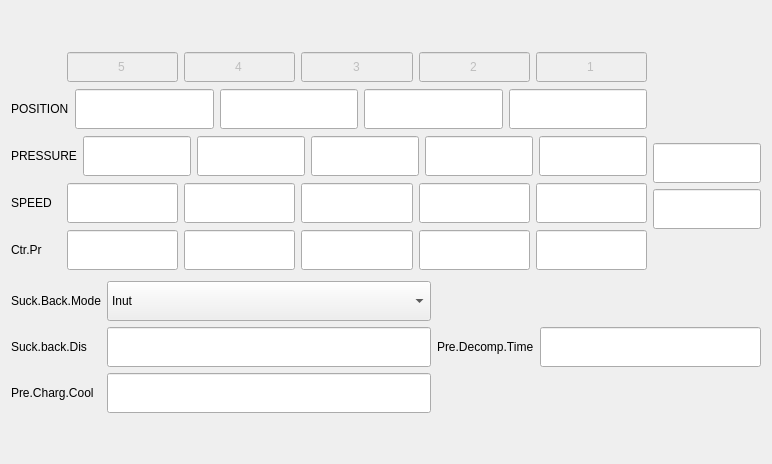
                  <widget class="QWidget" name="tab_17">
                   <attribute name="title">
                    <string>A</string>
                   </attribute>
                   <layout class="QVBoxLayout" name="verticalLayout_47">
                    <item>
                     <spacer name="verticalSpacer_28">
                      <property name="orientation">
                       <enum>Qt::Vertical</enum>
                      </property>
                      <property name="sizeHint" stdset="0">
                       <size>
                        <width>20</width>
                        <height>40</height>
                       </size>
                      </property>
                     </spacer>
                    </item>
                    <item>
                     <layout class="QHBoxLayout" name="horizontalLayout_85">
                      <item>
                       <layout class="QVBoxLayout" name="verticalLayout_43">
                        <item>
                         <layout class="QHBoxLayout" name="horizontalLayout_86">
                          <item>
                           <widget class="QLabel" name="label_80">
                            <property name="minimumSize">
                             <size>
                              <width>50</width>
                              <height>0</height>
                             </size>
                            </property>
                            <property name="text">
                             <string/>
                            </property>
                           </widget>
                          </item>
                          <item>
                           <widget class="QLineEdit" name="lineEdit_242">
                            <property name="enabled">
                             <bool>false</bool>
                            </property>
                            <property name="minimumSize">
                             <size>
                              <width>40</width>
                              <height>30</height>
                             </size>
                            </property>
                            <property name="text">
                             <string>5</string>
                            </property>
                            <property name="alignment">
                             <set>Qt::AlignCenter</set>
                            </property>
                            <property name="placeholderText">
                             <string/>
                            </property>
                           </widget>
                          </item>
                          <item>
                           <widget class="QLineEdit" name="lineEdit_243">
                            <property name="enabled">
                             <bool>false</bool>
                            </property>
                            <property name="minimumSize">
                             <size>
                              <width>40</width>
                              <height>30</height>
                             </size>
                            </property>
                            <property name="text">
                             <string>4</string>
                            </property>
                            <property name="alignment">
                             <set>Qt::AlignCenter</set>
                            </property>
                            <property name="placeholderText">
                             <string/>
                            </property>
                           </widget>
                          </item>
                          <item>
                           <widget class="QLineEdit" name="lineEdit_250">
                            <property name="enabled">
                             <bool>false</bool>
                            </property>
                            <property name="minimumSize">
                             <size>
                              <width>40</width>
                              <height>30</height>
                             </size>
                            </property>
                            <property name="text">
                             <string>3</string>
                            </property>
                            <property name="alignment">
                             <set>Qt::AlignCenter</set>
                            </property>
                            <property name="placeholderText">
                             <string/>
                            </property>
                           </widget>
                          </item>
                          <item>
                           <widget class="QLineEdit" name="lineEdit_251">
                            <property name="enabled">
                             <bool>false</bool>
                            </property>
                            <property name="minimumSize">
                             <size>
                              <width>40</width>
                              <height>30</height>
                             </size>
                            </property>
                            <property name="text">
                             <string>2</string>
                            </property>
                            <property name="alignment">
                             <set>Qt::AlignCenter</set>
                            </property>
                            <property name="placeholderText">
                             <string/>
                            </property>
                           </widget>
                          </item>
                          <item>
                           <widget class="QLineEdit" name="lineEdit_252">
                            <property name="enabled">
                             <bool>false</bool>
                            </property>
                            <property name="minimumSize">
                             <size>
                              <width>40</width>
                              <height>30</height>
                             </size>
                            </property>
                            <property name="text">
                             <string>1</string>
                            </property>
                            <property name="alignment">
                             <set>Qt::AlignCenter</set>
                            </property>
                            <property name="placeholderText">
                             <string/>
                            </property>
                           </widget>
                          </item>
                         </layout>
                        </item>
                        <item>
                         <layout class="QHBoxLayout" name="horizontalLayout_87">
                          <item>
                           <widget class="QLabel" name="label_83">
                            <property name="minimumSize">
                             <size>
                              <width>50</width>
                              <height>0</height>
                             </size>
                            </property>
                            <property name="text">
                             <string>POSITION</string>
                            </property>
                           </widget>
                          </item>
                          <item>
                           <widget class="QLineEdit" name="lineEdit_253">
                            <property name="minimumSize">
                             <size>
                              <width>40</width>
                              <height>40</height>
                             </size>
                            </property>
                            <property name="alignment">
                             <set>Qt::AlignCenter</set>
                            </property>
                            <property name="placeholderText">
                             <string/>
                            </property>
                           </widget>
                          </item>
                          <item>
                           <widget class="QLineEdit" name="lineEdit_254">
                            <property name="minimumSize">
                             <size>
                              <width>40</width>
                              <height>40</height>
                             </size>
                            </property>
                            <property name="alignment">
                             <set>Qt::AlignCenter</set>
                            </property>
                            <property name="placeholderText">
                             <string/>
                            </property>
                           </widget>
                          </item>
                          <item>
                           <widget class="QLineEdit" name="lineEdit_255">
                            <property name="minimumSize">
                             <size>
                              <width>40</width>
                              <height>40</height>
                             </size>
                            </property>
                            <property name="alignment">
                             <set>Qt::AlignCenter</set>
                            </property>
                            <property name="placeholderText">
                             <string/>
                            </property>
                           </widget>
                          </item>
                          <item>
                           <widget class="QLineEdit" name="lineEdit_256">
                            <property name="minimumSize">
                             <size>
                              <width>40</width>
                              <height>40</height>
                             </size>
                            </property>
                            <property name="alignment">
                             <set>Qt::AlignCenter</set>
                            </property>
                            <property name="placeholderText">
                             <string/>
                            </property>
                           </widget>
                          </item>
                         </layout>
                        </item>
                        <item>
                         <layout class="QHBoxLayout" name="horizontalLayout_88">
                          <item>
                           <widget class="QLabel" name="label_85">
                            <property name="minimumSize">
                             <size>
                              <width>50</width>
                              <height>0</height>
                             </size>
                            </property>
                            <property name="text">
                             <string>PRESSURE</string>
                            </property>
                           </widget>
                          </item>
                          <item>
                           <widget class="QLineEdit" name="lineEdit_257">
                            <property name="minimumSize">
                             <size>
                              <width>40</width>
                              <height>40</height>
                             </size>
                            </property>
                            <property name="alignment">
                             <set>Qt::AlignCenter</set>
                            </property>
                            <property name="placeholderText">
                             <string/>
                            </property>
                           </widget>
                          </item>
                          <item>
                           <widget class="QLineEdit" name="lineEdit_258">
                            <property name="minimumSize">
                             <size>
                              <width>40</width>
                              <height>40</height>
                             </size>
                            </property>
                            <property name="alignment">
                             <set>Qt::AlignCenter</set>
                            </property>
                            <property name="placeholderText">
                             <string/>
                            </property>
                           </widget>
                          </item>
                          <item>
                           <widget class="QLineEdit" name="lineEdit_259">
                            <property name="minimumSize">
                             <size>
                              <width>40</width>
                              <height>40</height>
                             </size>
                            </property>
                            <property name="alignment">
                             <set>Qt::AlignCenter</set>
                            </property>
                            <property name="placeholderText">
                             <string/>
                            </property>
                           </widget>
                          </item>
                          <item>
                           <widget class="QLineEdit" name="lineEdit_260">
                            <property name="minimumSize">
                             <size>
                              <width>40</width>
                              <height>40</height>
                             </size>
                            </property>
                            <property name="alignment">
                             <set>Qt::AlignCenter</set>
                            </property>
                            <property name="placeholderText">
                             <string/>
                            </property>
                           </widget>
                          </item>
                          <item>
                           <widget class="QLineEdit" name="lineEdit_261">
                            <property name="minimumSize">
                             <size>
                              <width>40</width>
                              <height>40</height>
                             </size>
                            </property>
                            <property name="alignment">
                             <set>Qt::AlignCenter</set>
                            </property>
                            <property name="placeholderText">
                             <string/>
                            </property>
                           </widget>
                          </item>
                         </layout>
                        </item>
                        <item>
                         <layout class="QHBoxLayout" name="horizontalLayout_89">
                          <item>
                           <widget class="QLabel" name="label_86">
                            <property name="minimumSize">
                             <size>
                              <width>50</width>
                              <height>0</height>
                             </size>
                            </property>
                            <property name="text">
                             <string>SPEED</string>
                            </property>
                           </widget>
                          </item>
                          <item>
                           <widget class="QLineEdit" name="lineEdit_262">
                            <property name="minimumSize">
                             <size>
                              <width>40</width>
                              <height>40</height>
                             </size>
                            </property>
                            <property name="alignment">
                             <set>Qt::AlignCenter</set>
                            </property>
                            <property name="placeholderText">
                             <string/>
                            </property>
                           </widget>
                          </item>
                          <item>
                           <widget class="QLineEdit" name="lineEdit_263">
                            <property name="minimumSize">
                             <size>
                              <width>40</width>
                              <height>40</height>
                             </size>
                            </property>
                            <property name="alignment">
                             <set>Qt::AlignCenter</set>
                            </property>
                            <property name="placeholderText">
                             <string/>
                            </property>
                           </widget>
                          </item>
                          <item>
                           <widget class="QLineEdit" name="lineEdit_264">
                            <property name="minimumSize">
                             <size>
                              <width>40</width>
                              <height>40</height>
                             </size>
                            </property>
                            <property name="alignment">
                             <set>Qt::AlignCenter</set>
                            </property>
                            <property name="placeholderText">
                             <string/>
                            </property>
                           </widget>
                          </item>
                          <item>
                           <widget class="QLineEdit" name="lineEdit_265">
                            <property name="minimumSize">
                             <size>
                              <width>40</width>
                              <height>40</height>
                             </size>
                            </property>
                            <property name="alignment">
                             <set>Qt::AlignCenter</set>
                            </property>
                            <property name="placeholderText">
                             <string/>
                            </property>
                           </widget>
                          </item>
                          <item>
                           <widget class="QLineEdit" name="lineEdit_266">
                            <property name="minimumSize">
                             <size>
                              <width>40</width>
                              <height>40</height>
                             </size>
                            </property>
                            <property name="alignment">
                             <set>Qt::AlignCenter</set>
                            </property>
                            <property name="placeholderText">
                             <string/>
                            </property>
                           </widget>
                          </item>
                         </layout>
                        </item>
                        <item>
                         <layout class="QHBoxLayout" name="horizontalLayout_90">
                          <item>
                           <widget class="QLabel" name="label_87">
                            <property name="minimumSize">
                             <size>
                              <width>50</width>
                              <height>0</height>
                             </size>
                            </property>
                            <property name="text">
                             <string>Ctr.Pr</string>
                            </property>
                           </widget>
                          </item>
                          <item>
                           <widget class="QLineEdit" name="lineEdit_267">
                            <property name="minimumSize">
                             <size>
                              <width>40</width>
                              <height>40</height>
                             </size>
                            </property>
                            <property name="alignment">
                             <set>Qt::AlignCenter</set>
                            </property>
                            <property name="placeholderText">
                             <string/>
                            </property>
                           </widget>
                          </item>
                          <item>
                           <widget class="QLineEdit" name="lineEdit_268">
                            <property name="minimumSize">
                             <size>
                              <width>40</width>
                              <height>40</height>
                             </size>
                            </property>
                            <property name="alignment">
                             <set>Qt::AlignCenter</set>
                            </property>
                            <property name="placeholderText">
                             <string/>
                            </property>
                           </widget>
                          </item>
                          <item>
                           <widget class="QLineEdit" name="lineEdit_269">
                            <property name="minimumSize">
                             <size>
                              <width>40</width>
                              <height>40</height>
                             </size>
                            </property>
                            <property name="alignment">
                             <set>Qt::AlignCenter</set>
                            </property>
                            <property name="placeholderText">
                             <string/>
                            </property>
                           </widget>
                          </item>
                          <item>
                           <widget class="QLineEdit" name="lineEdit_270">
                            <property name="minimumSize">
                             <size>
                              <width>40</width>
                              <height>40</height>
                             </size>
                            </property>
                            <property name="alignment">
                             <set>Qt::AlignCenter</set>
                            </property>
                            <property name="placeholderText">
                             <string/>
                            </property>
                           </widget>
                          </item>
                          <item>
                           <widget class="QLineEdit" name="lineEdit_271">
                            <property name="minimumSize">
                             <size>
                              <width>40</width>
                              <height>40</height>
                             </size>
                            </property>
                            <property name="alignment">
                             <set>Qt::AlignCenter</set>
                            </property>
                            <property name="placeholderText">
                             <string/>
                            </property>
                           </widget>
                          </item>
                         </layout>
                        </item>
                       </layout>
                      </item>
                      <item>
                       <layout class="QVBoxLayout" name="verticalLayout_44">
                        <item>
                         <widget class="QLabel" name="label_88">
                          <property name="minimumSize">
                           <size>
                            <width>0</width>
                            <height>40</height>
                           </size>
                          </property>
                          <property name="text">
                           <string/>
                          </property>
                         </widget>
                        </item>
                        <item>
                         <widget class="QLabel" name="label_89">
                          <property name="minimumSize">
                           <size>
                            <width>0</width>
                            <height>40</height>
                           </size>
                          </property>
                          <property name="text">
                           <string/>
                          </property>
                         </widget>
                        </item>
                        <item>
                         <widget class="QLineEdit" name="lineEdit_272">
                          <property name="minimumSize">
                           <size>
                            <width>40</width>
                            <height>40</height>
                           </size>
                          </property>
                          <property name="alignment">
                           <set>Qt::AlignCenter</set>
                          </property>
                          <property name="placeholderText">
                           <string/>
                          </property>
                         </widget>
                        </item>
                        <item>
                         <widget class="QLineEdit" name="lineEdit_273">
                          <property name="minimumSize">
                           <size>
                            <width>40</width>
                            <height>40</height>
                           </size>
                          </property>
                          <property name="alignment">
                           <set>Qt::AlignCenter</set>
                          </property>
                          <property name="placeholderText">
                           <string/>
                          </property>
                         </widget>
                        </item>
                        <item>
                         <widget class="QLabel" name="label_90">
                          <property name="minimumSize">
                           <size>
                            <width>0</width>
                            <height>40</height>
                           </size>
                          </property>
                          <property name="text">
                           <string/>
                          </property>
                         </widget>
                        </item>
                       </layout>
                      </item>
                     </layout>
                    </item>
                    <item>
                     <layout class="QHBoxLayout" name="horizontalLayout_4">
                      <item>
                       <layout class="QVBoxLayout" name="verticalLayout_45">
                        <item>
                         <widget class="QLabel" name="label_91">
                          <property name="minimumSize">
                           <size>
                            <width>50</width>
                            <height>0</height>
                           </size>
                          </property>
                          <property name="text">
                           <string>Suck.Back.Mode</string>
                          </property>
                         </widget>
                        </item>
                        <item>
                         <widget class="QLabel" name="label_92">
                          <property name="minimumSize">
                           <size>
                            <width>50</width>
                            <height>0</height>
                           </size>
                          </property>
                          <property name="text">
                           <string>Suck.back.Dis</string>
                          </property>
                         </widget>
                        </item>
                        <item>
                         <widget class="QLabel" name="label_93">
                          <property name="minimumSize">
                           <size>
                            <width>50</width>
                            <height>0</height>
                           </size>
                          </property>
                          <property name="text">
                           <string>Pre.Charg.Cool</string>
                          </property>
                         </widget>
                        </item>
                       </layout>
                      </item>
                      <item>
                       <layout class="QVBoxLayout" name="verticalLayout_46">
                        <item>
                         <widget class="QComboBox" name="comboBox_20">
                          <property name="minimumSize">
                           <size>
                            <width>100</width>
                            <height>40</height>
                           </size>
                          </property>
                          <property name="toolTip">
                           <string>Com Accl</string>
                          </property>
                          <property name="sizeAdjustPolicy">
                           <enum>QComboBox::AdjustToContentsOnFirstShow</enum>
                          </property>
                          <item>
                           <property name="text">
                            <string>Inut</string>
                           </property>
                          </item>
                          <item>
                           <property name="text">
                            <string>Util</string>
                           </property>
                          </item>
                         </widget>
                        </item>
                        <item>
                         <widget class="QLineEdit" name="lineEdit_274">
                          <property name="minimumSize">
                           <size>
                            <width>40</width>
                            <height>40</height>
                           </size>
                          </property>
                          <property name="alignment">
                           <set>Qt::AlignCenter</set>
                          </property>
                          <property name="placeholderText">
                           <string/>
                          </property>
                         </widget>
                        </item>
                        <item>
                         <widget class="QLineEdit" name="lineEdit_275">
                          <property name="minimumSize">
                           <size>
                            <width>40</width>
                            <height>40</height>
                           </size>
                          </property>
                          <property name="alignment">
                           <set>Qt::AlignCenter</set>
                          </property>
                          <property name="placeholderText">
                           <string/>
                          </property>
                         </widget>
                        </item>
                       </layout>
                      </item>
                      <item>
                       <layout class="QHBoxLayout" name="horizontalLayout_91">
                        <item>
                         <widget class="QLabel" name="label_94">
                          <property name="minimumSize">
                           <size>
                            <width>50</width>
                            <height>0</height>
                           </size>
                          </property>
                          <property name="text">
                           <string>Pre.Decomp.Time</string>
                          </property>
                         </widget>
                        </item>
                        <item>
                         <widget class="QLineEdit" name="lineEdit_276">
                          <property name="minimumSize">
                           <size>
                            <width>40</width>
                            <height>40</height>
                           </size>
                          </property>
                          <property name="alignment">
                           <set>Qt::AlignCenter</set>
                          </property>
                          <property name="placeholderText">
                           <string/>
                          </property>
                         </widget>
                        </item>
                       </layout>
                      </item>
                     </layout>
                    </item>
                    <item>
                     <spacer name="verticalSpacer_29">
                      <property name="orientation">
                       <enum>Qt::Vertical</enum>
                      </property>
                      <property name="sizeHint" stdset="0">
                       <size>
                        <width>20</width>
                        <height>40</height>
                       </size>
                      </property>
                     </spacer>
                    </item>
                   </layout>
                  </widget>
